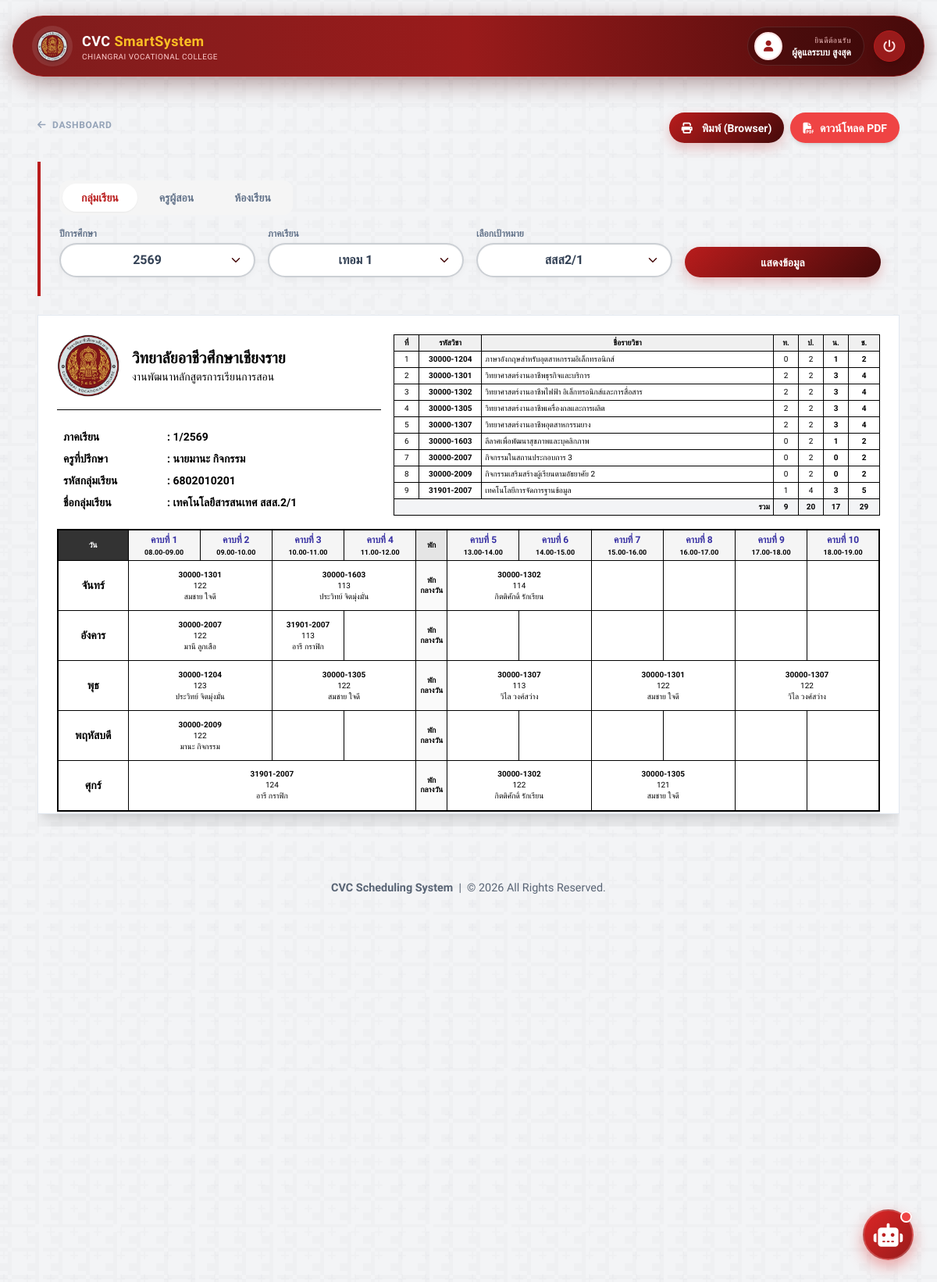
/admin/view_schedule_master.php (signed in), run on the app's committed database.
### tables this page shows
CREATE TABLE `schedule` (
  `sch_id` int(11) NOT NULL,
  `cla_id` char(10) NOT NULL,
  `sub_id` int(11) NOT NULL,
  `tea_id` int(11) NOT NULL,
  `roo_id` varchar(20) NOT NULL,
  `day_id` tinyint(4) NOT NULL,
  `tim_id` int(11) NOT NULL,
  `sch_academic_year` smallint(6) DEFAULT NULL,
  `sch_semester` tinyint(4) DEFAULT NULL,
  `sch_hours` int(11) DEFAULT 1,
  `sch_note` varchar(255) DEFAULT NULL,
  `sch_created_at` timestamp NOT NULL DEFAULT current_timestamp()
);

CREATE TABLE `subjects` (
  `sub_id` int(11) NOT NULL,
  `cur_id` int(11) DEFAULT NULL COMMENT 'รหัสหลักสูตร',
  `sub_code` varchar(50) DEFAULT NULL,
  `sub_name` varchar(255) NOT NULL,
  `sub_th_pr_ot` varchar(50) DEFAULT NULL,
  `sub_credit` int(11) DEFAULT 0,
  `sub_hours` int(11) DEFAULT 0,
  `sub_curriculum` varchar(100) DEFAULT NULL,
  `sub_major_scope` varchar(100) DEFAULT NULL,
  `sug_id` int(11) DEFAULT NULL,
  `maj_id` int(11) DEFAULT NULL,
  `sub_category` varchar(150) DEFAULT NULL,
  `sub_competency` varchar(255) DEFAULT NULL,
  `sub_room_theory` varchar(100) DEFAULT NULL COMMENT 'ห้องเรียนทฤษฎี',
  `sub_room_practice` varchar(100) DEFAULT NULL COMMENT 'ห้องเรียนปฏิบัติ',
  `sub_created_at` timestamp NOT NULL DEFAULT current_timestamp(),
  `sub_preferred_room_type` varchar(100) DEFAULT 'ห้องเรียนทฤษฎี'
);

CREATE TABLE `time_slots` (
  `tim_id` int(11) NOT NULL,
  `tim_range` varchar(50) NOT NULL,
  `tim_start` time NOT NULL,
  `tim_end` time NOT NULL,
  `tim_note` varchar(255) DEFAULT NULL
);

CREATE TABLE `rooms` (
  `roo_id` varchar(20) NOT NULL,
  `roo_name` varchar(255) DEFAULT NULL,
  `roo_building` varchar(100) DEFAULT NULL,
  `roo_floor` varchar(50) DEFAULT NULL,
  `roo_type` varchar(100) DEFAULT NULL,
  `tea_incharge` int(11) DEFAULT NULL,
  `roo_capacity` int(11) DEFAULT 0,
  `roo_note` varchar(255) DEFAULT NULL,
  `roo_created_at` timestamp NOT NULL DEFAULT current_timestamp()
);

CREATE TABLE `teachers` (
  `tea_id` int(11) NOT NULL,
  `tea_code` varchar(50) DEFAULT NULL,
  `tea_fullname` varchar(255) NOT NULL,
  `cur_id` int(11) DEFAULT NULL,
  `tea_gender` enum('M','F','O') DEFAULT 'O',
  `sug_id` int(11) DEFAULT NULL,
  `typ_id` int(11) DEFAULT NULL,
  `car_id` int(11) DEFAULT NULL,
  `maj_id` int(11) DEFAULT NULL,
  `tea_username` varchar(100) DEFAULT NULL,
  `tea_password` varchar(255) DEFAULT NULL,
  `tea_email` varchar(150) DEFAULT NULL,
  `tea_phone` varchar(30) DEFAULT NULL,
  `tea_created_at` timestamp NOT NULL DEFAULT current_timestamp(),
  `tea_img` varchar(255) DEFAULT NULL
);

### admin/view_schedule_master.php (the view, shortened to what the rows shown need)
<?php
require_once '../config/db.php';
try {
    $pdo->exec("SET SQL_BIG_SELECTS=1");
} catch (PDOException $e) {}
$mode = $_GET['mode'] ?? 'class';
$id = $_GET['id'] ?? '';
$classes = $pdo->query("SELECT * FROM class_groups ORDER BY cla_id ASC")->fetchAll();
$teachers = $pdo->query("SELECT * FROM teachers ORDER BY tea_fullname ASC")->fetchAll();
$rooms = $pdo->query("SELECT * FROM rooms ORDER BY roo_id ASC")->fetchAll();
$years_stmt = $pdo->query("SELECT DISTINCT sch_academic_year FROM schedule ORDER BY sch_academic_year DESC");
$available_years = $years_stmt->fetchAll(PDO::FETCH_COLUMN);
$sems_stmt = $pdo->query("SELECT DISTINCT sch_semester FROM schedule ORDER BY sch_semester ASC");
$available_semesters = $sems_stmt->fetchAll(PDO::FETCH_COLUMN);
$default_year = !empty($available_years) ? $available_years[0] : (date('Y') + 543);
$default_semester = !empty($available_semesters) ? $available_semesters[0] : 1;
$selected_year = $_GET['year'] ?? $default_year;
$selected_semester = $_GET['semester'] ?? $default_semester;
$time_slots = $pdo->query("SELECT * FROM time_slots ORDER BY tim_start ASC")->fetchAll();
$schedule_data = [];
$subject_summary = [];
$head_title_1 = "ตารางเรียน";
if(empty($id)) {
    if($mode == 'class' && count($classes) > 0) $id = $classes[0]['cla_id'];
    elseif($mode == 'teacher' && count($teachers) > 0) $id = $teachers[0]['tea_id'];
    elseif($mode == 'room' && count($rooms) > 0) $id = $rooms[0]['roo_id'];
}
if ($id) {
    $sql = "SELECT sch.*, s.sub_code, s.sub_name, s.sub_th_pr_ot, s.sub_credit,
            t.tea_fullname, r.roo_name, r.roo_id, c.cla_name, c.cla_id, c.cla_year, c.cla_group_no, c.cla_level_code,
            adv.tea_fullname AS advisor_name, m.maj_name
            FROM schedule sch
            JOIN subjects s ON sch.sub_id = s.sub_id
            LEFT JOIN teachers t ON sch.tea_id = t.tea_id
            JOIN rooms r ON sch.roo_id = r.roo_id
            JOIN class_groups c ON sch.cla_id = c.cla_id
            LEFT JOIN teachers adv ON c.tea_id = adv.tea_id
            LEFT JOIN majors m ON c.cla_major_code = m.maj_code
            WHERE sch.sch_academic_year = ? AND sch.sch_semester = ? AND ";
    if ($mode == 'class') {
        $sql .= "sch.cla_id = ?";
    }
    $stmt = $pdo->prepare($sql);
    $stmt->execute([$selected_year, $selected_semester, $id]);
    $rows = $stmt->fetchAll();
    if ($mode == 'class') {
        $stmt_c = $pdo->prepare("SELECT c.*, t.tea_fullname AS advisor_name, m.maj_name
                                 FROM class_groups c
                                 LEFT JOIN teachers t ON c.tea_id = t.tea_id
                                 LEFT JOIN majors m ON c.cla_major_code = m.maj_code
                                 WHERE c.cla_id = ?");
        $stmt_c->execute([$id]);
        $c_info = $stmt_c->fetch();
        if($c_info) {
            $head_title_1 = "วิทยาลัยอาชีวศึกษาเชียงราย";
        }
    }
    foreach ($rows as $row) {
        $schedule_data[$row['day_id']][$row['tim_id']] = ['info' => $row, 'hours' => $row['sch_hours']];
        if ($mode == 'class' && !isset($subject_summary[$row['sub_id']])) {
            $tpn = explode('-', $row['sub_th_pr_ot']);
            $t = isset($tpn[0]) ? intval($tpn[0]) : 0;
            $p = isset($tpn[1]) ? intval($tpn[1]) : 0;
            $c = isset($tpn[2]) ? intval($tpn[2]) : intval($row['sub_credit']);
            $subject_summary[$row['sub_id']] = [
                'code' => $row['sub_code'], 'name' => $row['sub_name'], 't' => $t, 'p' => $p, 'c' => $c, 'total_hours' => $t + $p
            ];
        }
    }
}
require_once '../includes/header.php';
?>
<div class="w-full px-4 space-y-6 pb-12">
    <div class="overflow-x-auto w-full pb-4">
        <div id="schedule-area" class="bg-white p-6 shadow-xl border border-slate-200 min-w-[1000px]"> <?php if ($mode == 'class'): ?>
                <div class="flex flex-row gap-4 mb-4 items-start">
                    <div class="w-[40%] flex flex-col gap-4">
                        <div class="flex items-center gap-4 border-b border-black pb-4">
                            <div>
                                <h2 class="text-xl font-bold text-black"><?php echo $head_title_1; ?></h2>
                            </div>
                        </div>
                    </div>
                    <div class="w-[60%]">
                        <table class="summary-table-sm w-full">
                            <thead>
                                <tr>
                                    <th class="w-8 text-black">ที่</th>
                                    <th class="w-20 text-black">รหัสวิชา</th>
                                    <th class="text-black">ชื่อรายวิชา</th>
                                    <th class="w-8 text-black">ท.</th>
                                    <th class="w-8 text-black">ป.</th>
                                    <th class="w-8 text-black">น.</th>
                                    <th class="w-10 text-black">ช.</th>
                                </tr>
                            </thead>
                            <tbody>
                                <?php
                                $sum_t = 0; $sum_p = 0; $sum_c = 0; $sum_h = 0; $i = 1;
                                usort($subject_summary, function($a, $b) { return strcmp($a['code'], $b['code']); });
                                foreach($subject_summary as $sub):
                                ?>
                                <tr>
                                    <td class="text-center text-black"><?php echo $i++; ?></td>
                                    <td class="text-center font-bold text-black"><?php echo $sub['code']; ?></td>
                                    <td class="truncate max-w-[200px] text-black"><?php echo $sub['name']; ?></td>
                                    <td class="text-center text-black"><?php echo $sub['t']; ?></td>
                                    <td class="text-center text-black"><?php echo $sub['p']; ?></td>
                                    <td class="text-center font-bold text-black"><?php echo $sub['c']; ?></td>
                                    <td class="text-center font-bold text-black"><?php echo $sub['total_hours']; ?></td>
                                </tr>
                                <?php endforeach; ?>
                            </tbody>
                        </table>
                    </div>
                </div>
            <?php endif; ?>
            <div class="w-full">
                <table class="schedule-grid text-[10px] table-fixed w-full">
                    <thead>
                        <tr>
                            <th class="p-1 w-[90px] bg-slate-800 text-white font-bold text-center align-middle">วัน</th>
                            <?php
                            $counter = 1;
                            foreach ($time_slots as $slot):
                                if (strpos($slot['tim_range'], '12:00') === 0):
                            ?>
                                <th class="p-1 w-[40px] bg-slate-200 text-black text-center align-middle">
                                    <div class="writing-vertical mx-auto font-bold text-[10px] leading-tight py-1 text-black">พัก</div>
                                </th>
                            <?php else: ?>
                                <th class="p-1 bg-slate-100 text-black align-middle border border-black">
                                    <div class="font-bold text-xs text-indigo-800 mb-0.5">
                                        คาบที่ <?php echo $counter++; ?>
                                    </div>
                                    <div class="text-[9px] text-black font-mono inline-block px-1">
                                        <?php echo str_replace(':', '.', substr($slot['tim_range'], 0, 11)); ?>
                                    </div>
                                </th>
                            <?php endif; endforeach; ?>
                        </tr>
                    </thead>
                    <tbody>
                        <?php
                        $days_th = [1=>'จันทร์', 2=>'อังคาร', 3=>'พุธ', 4=>'พฤหัสบดี', 5=>'ศุกร์'];
                        for ($d = 1; $d <= 5; $d++):
                        ?>
                        <tr>
                            <td class="day-header"><?php echo $days_th[$d]; ?></td>
                            <?php $skip_slots = 0; foreach ($time_slots as $slot):
                                if ($skip_slots > 0) { $skip_slots--; continue; }
                                $t_id = $slot['tim_id'];
                                if (strpos($slot['tim_range'], '12:00') === 0) {
                                    echo '<td class="bg-slate-50 text-black text-center align-middle break-cell">';
                                    echo '<div class="text-[10px] font-bold leading-tight text-black"><span class="block">พัก</span><span class="block">กลางวัน</span></div>';
                                    echo '</td>';
                                    continue;
                                }
                                if (isset($schedule_data[$d][$t_id])) {
                                    $info = $schedule_data[$d][$t_id]['info'];
                                    $hours = $schedule_data[$d][$t_id]['hours'];
                                    $current_year_real = date('Y') + 543;
                                    $stu_lev = $current_year_real - $info['cla_year'] + 1;
                                    $r_no = intval($info['cla_group_no']);
                                    $cls_txt = "{$info['cla_name']}.{$stu_lev}/{$r_no}";
                                    echo "<td class='schedule-cell p-1 align-top h-16' colspan='{$hours}'>";
                                    echo "<div class='flex flex-col h-full justify-center items-center gap-0.5 w-full min-w-0'>";
                                    echo "<span class='schedule-text-code text-black'>{$info['sub_code']}</span>";
                                    if ($mode == 'room') {
                                        echo "<span class='schedule-text-info text-black'>" . htmlspecialchars(stripThaiPrefix($info['tea_fullname'])) . "</span>";
                                        echo "<span class='schedule-text-info font-bold text-black'>{$cls_txt}</span>";
                                    } else {
                                        echo "<span class='schedule-text-info text-black'>{$info['roo_id']}</span>";
                                        if ($mode == 'teacher') {
                                            echo "<span class='schedule-text-info font-bold text-black'>{$cls_txt}</span>";
                                        } else {
                                            echo "<span class='schedule-text-info text-black'>" . htmlspecialchars(stripThaiPrefix($info['tea_fullname'])) . "</span>";
                                        }
                                    }
                                    echo "</div></td>";
                                    $skip_slots = $hours - 1;
                                } else {
                                    echo '<td class="bg-white"></td>';
                                }
                            endforeach; ?>
                        </tr>
                        <?php endfor; ?>
                    </tbody>
                </table>
            </div>
        </div>
    </div> </div>

### data on the page
schedule: sub.sub_code "30000-1305", sub.sub_name "วิทยาศาสตร์งานอาชีพเครื่องกลและการผลิต", t "2", p "2", c "3", tim "4"
time_slots: tim_range "08.00-09.00", tim_id.sub_code "30000-1301", tim_id.roo_id "122", tim_id.tea_fullname "สมชาย ใจดี", tim_id.sub_code "30000-2007", tim_id.tea_fullname "มานี ลูกเสือ", tim_id.sub_code "30000-1204", tim_id.roo_id "123", tim_id.tea_fullname "ประวิทย์ จิตมุ่งมั่น", tim_id.sub_code "30000-2009", tim_id.tea_fullname "มานะ กิจกรรม", tim_id.sub_code "31901-2007", tim_id.roo_id "124", tim_id.tea_fullname "อารี กราฟิก"
time_slots: tim_range "09.00-10.00"
time_slots: tim_range "10.00-11.00", tim_id.sub_code "30000-1603", tim_id.roo_id "113", tim_id.tea_fullname "ประวิทย์ จิตมุ่งมั่น", tim_id.sub_code "31901-2007", tim_id.tea_fullname "อารี กราฟิก", tim_id.sub_code "30000-1305", tim_id.roo_id "122", tim_id.tea_fullname "สมชาย ใจดี"
time_slots: tim_range "11.00-12.00"
time_slots: tim_range "พัก"
time_slots: tim_range "13.00-14.00", tim_id.sub_code "30000-1302", tim_id.roo_id "114", tim_id.tea_fullname "กิตติศักดิ์ รักเรียน", tim_id.sub_code "30000-1307", tim_id.roo_id "113", tim_id.tea_fullname "วิไล วงศ์สว่าง", tim_id.roo_id "122"
time_slots: tim_range "14.00-15.00"
time_slots: tim_range "15.00-16.00", tim_id.sub_code "30000-1301", tim_id.roo_id "122", tim_id.tea_fullname "สมชาย ใจดี", tim_id.sub_code "30000-1305", tim_id.roo_id "121"
time_slots: tim_range "16.00-17.00"
time_slots: tim_range "17.00-18.00", tim_id.sub_code "30000-1307", tim_id.roo_id "122", tim_id.tea_fullname "วิไล วงศ์สว่าง"
time_slots: tim_range "18.00-19.00"

### other printed values
$_SESSION['user_name'] "ผู้ดูแลระบบ สูงสุด"
$head_title_1 "วิทยาลัยอาชีวศึกษาเชียงราย"
$label "ภาคเรียน"
$value "1/2569"
$label "ครูที่ปรึกษา"
$value "นายมานะ กิจกรรม"
$label "รหัสกลุ่มเรียน"
$value "6802010201"
$label "ชื่อกลุ่มเรียน"
$value "เทคโนโลยีสารสนเทศ สสส.2/1"
$sub['code'] "30000-1204"
$sub['name'] "ภาษาอังกฤษสำหรับอุตสาหกรรมอิเล็กทรอนิกส์"
$sub['t'] "0"
$sub['p'] "2"
$sub['c'] "1"
